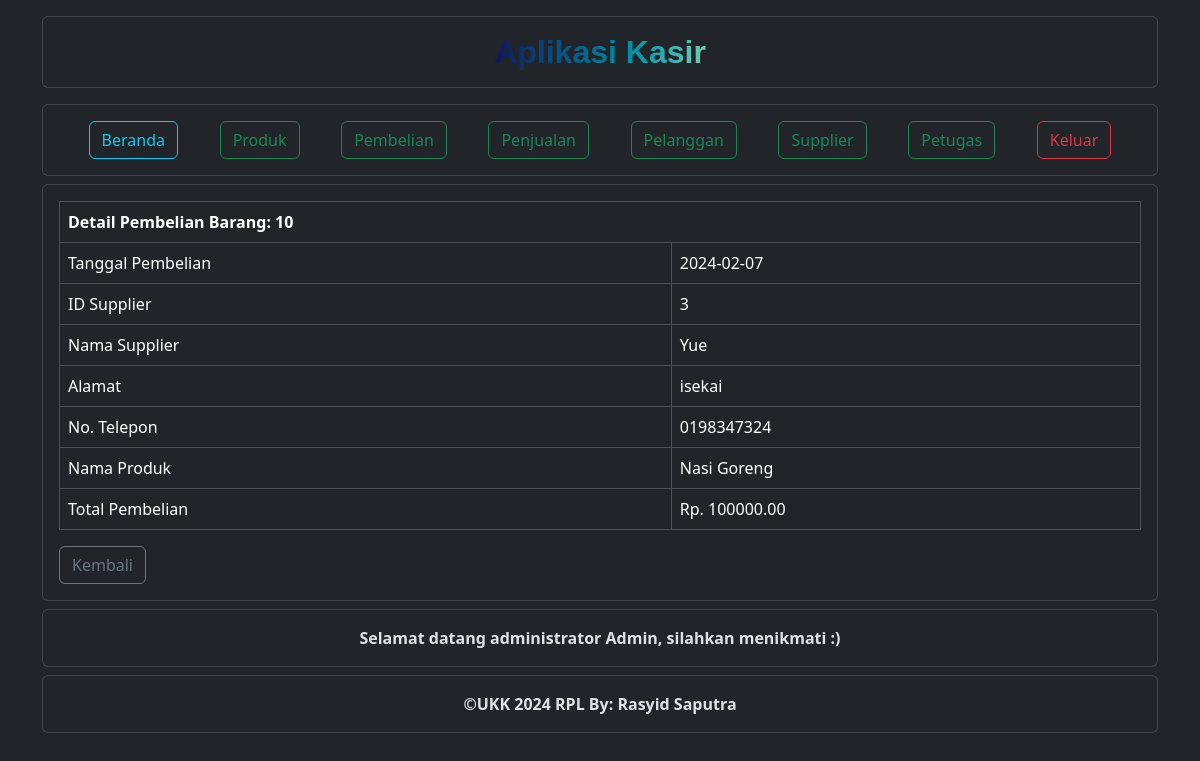
The app's page /pembelian/detail_Pembelian.php?id=10 (signed in) with its own data.
### tables this page shows
CREATE TABLE `pembelian` (
  `PembelianID` int(11) NOT NULL,
  `TanggalPembelian` date NOT NULL,
  `TotalHarga` decimal(15,2) NOT NULL,
  `SupplierID` int(11) NOT NULL
);

CREATE TABLE `supplier` (
  `SupplierID` int(11) NOT NULL,
  `NamaSupplier` varchar(255) NOT NULL,
  `Alamat` text NOT NULL,
  `NomorTelepon` varchar(20) NOT NULL
);

CREATE TABLE `produk` (
  `ProdukID` int(11) NOT NULL,
  `NamaProduk` varchar(255) NOT NULL,
  `Harga` decimal(15,2) NOT NULL,
  `Stok` int(11) NOT NULL
);

CREATE TABLE `petugas` (
  `PetugasID` int(11) NOT NULL,
  `Username` varchar(255) NOT NULL,
  `Password` varchar(255) NOT NULL,
  `Level` int(11) NOT NULL
);

### pembelian/detail_pembelian.php (the view)
<?php
include("../nav/header.php");
?>
<?php
include("../nav/navbar.php");
?>
<?php
$PembelianID = $_GET['id'];
$query_Pembelian =  "SELECT * FROM pembelian WHERE PembelianID = '$PembelianID'";
$result_Pembelian = mysqli_query($koneksi, $query_Pembelian);
if ($result_Pembelian) {
    $data_Pembelian = mysqli_fetch_assoc($result_Pembelian);
    $PembelianID = $data_Pembelian["PembelianID"];
    $SupplierID = $data_Pembelian['SupplierID'];
    $query_Supplier =  "SELECT * FROM Supplier WHERE SupplierID = '$SupplierID'";
    $result_Supplier = mysqli_query($koneksi, $query_Supplier);
    if ($result_Supplier) {
        $nama_Supplier = mysqli_fetch_assoc($result_Supplier);
    } else {
        echo "<script>alert('Data petugas tidak ditemukan!' $koneksi->$error)</script>";
    }
    $query_detil =  "SELECT * FROM detilPembelian WHERE PembelianID = '$PembelianID'";
    $result_detil = mysqli_query($koneksi, $query_detil);
    if ($result_detil) {
        $data_detil = mysqli_fetch_assoc($result_detil);
        $produkID = $data_detil["ProdukID"];
        $query_produk =  "SELECT * FROM produk WHERE ProdukID = '$produkID'";
        $result_produk = mysqli_query($koneksi, $query_produk);
        if ($result_produk) {
            $data_produk = mysqli_fetch_assoc($result_produk);
        } else {
            echo "<script>alert('Data petugas tidak ditemukan!' $koneksi->$error)</script>";
        }
    } else {
        echo "<script>alert('Data petugas tidak ditemukan!' $koneksi->$error)</script>";
    }
} else {
    echo "<script>alert('Data petugas tidak ditemukan!' $koneksi->$error)</script>";
}
?>
<div class="container ">
    <div class="card mt-2">
        <div class="card-body">
            <table class="table table-bordered table-responsive align-midle">
                <thead>
                    <tr>
                        <th colspan="2">Detail Pembelian Barang: <?php echo $data_Pembelian['PembelianID'] ?></th>
                    </tr>
                </thead>
                <tbody>
                    <tr>
                        <td>Tanggal Pembelian</td>
                        <td><?php echo $data_Pembelian['TanggalPembelian'] ?></td>
                    </tr>
                    <tr>
                        <td>ID Supplier</td>
                        <td><?php echo $data_Pembelian['SupplierID'] ?></td>
                    </tr>
                    <tr>
                        <td>Nama Supplier</td>
                        <td><?php echo $nama_Supplier['NamaSupplier']; ?></td>
                    </tr>
                    <tr>
                        <td>Alamat</td>
                        <td><?php echo $nama_Supplier['Alamat'] ?></td>
                    </tr>
                    <tr>
                        <td>No. Telepon</td>
                        <td><?php echo $nama_Supplier['NomorTelepon'] ?></td>
                    </tr>
                    <tr>
                        <td>Nama Produk</td>
                        <td><?php echo $data_produk['NamaProduk'] ?></td>
                    </tr>
                    <tr>
                        <td>Total Pembelian</td>
                        <td>Rp. <?php echo $data_Pembelian['TotalHarga'] ?></td>
                    </tr>
                </tbody>
            </table>
            <a href="data_pembelian.php" class="btn btn-outline-secondary">Kembali</a>
        </div>
    </div>
</div>
<?php
include("../nav/footer.php");
?>

### nav/footer.php
<section>
    <div class="container">
        <div class="card mt-2">
            <div class="card-body">
                <?php
                if ($datapetugas['Level'] == 1) {
                    echo '<p class="text-center fw-bold mb-0">Selamat datang administrator ' . $datapetugas['Username'] . ',' . ' silahkan menikmati :)</p>';
                } else {
                    echo '<p class="text-center fw-bold mb-0">Selamat datang petugas, silahkan menikmati :)</p>';
                }
                ?>
            </div>
        </div>
        <div class="card mt-2">
            <div class="card-body">
                <p class="text-center fw-bold mb-0">&copy;UKK 2024 RPL By: Rasyid Saputra </p>
            </div>
        </div>
    </div>
</section>
</div>
</body>
</html>

### nav/header.php (style rules this page uses)
:root { --c1: #0e185f; --c2: #0095a8; --c3: #e8ffc2; }

### records on screen
pembelian: PembelianID "10", TanggalPembelian "2024-02-07", SupplierID "3", TotalHarga "100000.00"
supplier: NamaSupplier "Yue", Alamat "isekai", NomorTelepon "0198347324"
produk: NamaProduk "Nasi Goreng"
petugas: Username "Admin"
